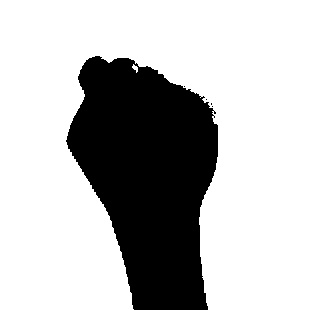
#> input picture 0.jpg, 310 x 310 px, given in place of the camera
$ jupyter execute Untitled.ipynb
#> lines starting #> are read from the running program, lines starting #| are printed output that depends on the picture; after the words box and inside, x2 and y2 are one past the last pixel; in counts of white or black regions, pixels touching at a corner belong together
[cell 1]
import cv2
import numpy as np
import os

# Create the directory structure
if not os.path.exists("data"):
    os.makedirs("data")
    os.makedirs("data/train")
    os.makedirs("data/test")
    os.makedirs("data/train/0")
    os.makedirs("data/train/1")
    os.makedirs("data/train/2")
    os.makedirs("data/train/3")
    os.makedirs("data/train/4")
    os.makedirs("data/train/5")
    os.makedirs("data/test/0")
    os.makedirs("data/test/1")
    os.makedirs("data/test/2")
    os.makedirs("data/test/3")
    os.makedirs("data/test/4")
    os.makedirs("data/test/5")


# Train or test
mode = 'train'
directory = 'data/'+mode+'/'

cap = cv2.VideoCapture(0)

while True:
    _, frame = cap.read()
#> frame is the input picture: shape (310, 310, 3); min 0, max 255, mean 186
    # Simulating mirror image
    frame = cv2.flip(frame, 1)
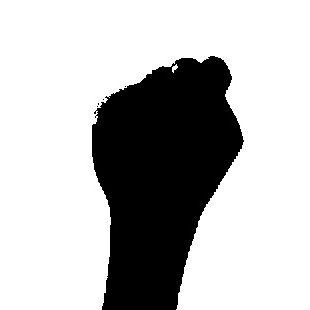
#> frame: shape (310, 310, 3); min 0, max 255, mean 186

    # Getting count of existing images
    count = {'zero': len(os.listdir(directory+"/0")),
             'one': len(os.listdir(directory+"/1")),
             'two': len(os.listdir(directory+"/2")),
             'three': len(os.listdir(directory+"/3")),
             'four': len(os.listdir(directory+"/4")),
             'five': len(os.listdir(directory+"/5"))}

    # Printing the count in each set to the screen
    cv2.putText(frame, "MODE : "+mode, (10, 50), cv2.FONT_HERSHEY_PLAIN, 1, (0,255,255), 1)
    cv2.putText(frame, "IMAGE COUNT", (10, 100), cv2.FONT_HERSHEY_PLAIN, 1, (0,255,255), 1)
    cv2.putText(frame, "ZERO : "+str(count['zero']), (10, 120), cv2.FONT_HERSHEY_PLAIN, 1, (0,255,255), 1)
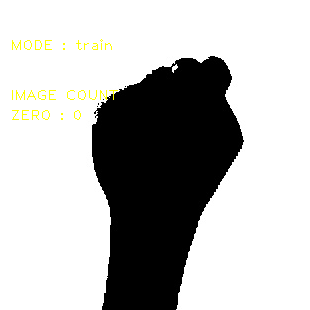
#> frame: shape (310, 310, 3); mean B, G, R 184.5, 186, 186
    cv2.putText(frame, "ONE : "+str(count['one']), (10, 140), cv2.FONT_HERSHEY_PLAIN, 1, (0,255,255), 1)
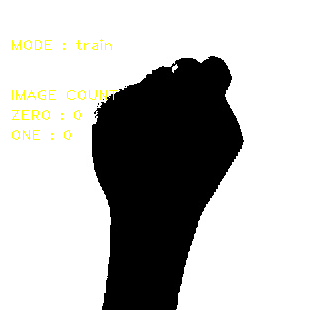
#> frame: shape (310, 310, 3); 0.11% of pixels changed, all inside (x1, y1, x2, y2) = (12, 130, 71, 140)
    cv2.putText(frame, "TWO : "+str(count['two']), (10, 160), cv2.FONT_HERSHEY_PLAIN, 1, (0,255,255), 1)
    cv2.putText(frame, "THREE : "+str(count['three']), (10, 180), cv2.FONT_HERSHEY_PLAIN, 1, (0,255,255), 1)
    cv2.putText(frame, "FOUR : "+str(count['four']), (10, 200), cv2.FONT_HERSHEY_PLAIN, 1, (0,255,255), 1)
    cv2.putText(frame, "FIVE : "+str(count['five']), (10, 220), cv2.FONT_HERSHEY_PLAIN, 1, (0,255,255), 1)
#> frame: shape (310, 310, 3); mean B, G, R 183, 186, 186

    # Coordinates of the ROI
    x1 = int(0.5*frame.shape[1])
#> x1 = 155
    y1 = 10
    x2 = frame.shape[1]-10
#> x2 = 300
    y2 = int(0.5*frame.shape[1])
#> y2 = 155
    # Drawing the ROI
    # The increment/decrement by 1 is to compensate for the bounding box
    cv2.rectangle(frame, (x1-1, y1-1), (x2+1, y2+1), (255,0,0) ,1)
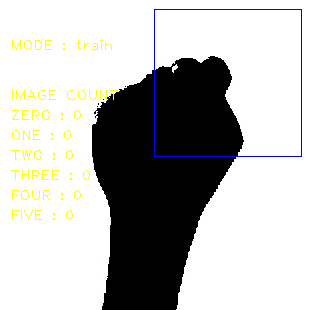
#> frame: shape (310, 310, 3); mean B, G, R 183.4, 184.9, 184.9
    # Extracting the ROI
    roi = frame[y1:y2, x1:x2]
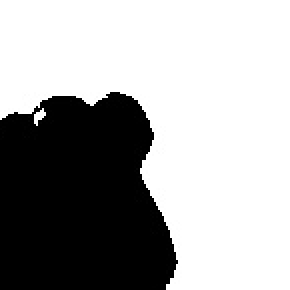
#> roi: shape (145, 145, 3) (shown 2 times larger); min 0, max 255, mean 165.6
    roi = cv2.resize(roi, (64, 64))
#> roi: shape (64, 64, 3)

    cv2.imshow("Frame", frame)

    # [5 lines of commented-out code are left out]
    roi = cv2.cvtColor(roi, cv2.COLOR_BGR2GRAY)
#> roi: shape (64, 64)
    _, roi = cv2.threshold(roi, 120, 255, cv2.THRESH_BINARY)
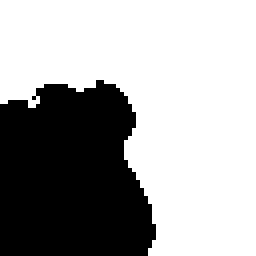
#> roi: shape (64, 64) (shown 4 times larger); 65% white; 1 black region, box (x1, y1, x2, y2) and area: (0, 20, 39, 64) 1434
    cv2.imshow("ROI", roi)

    interrupt = cv2.waitKey(10)
#> (key Esc is pressed here)
    if interrupt & 0xFF == 27: # esc key
        break
    if interrupt & 0xFF == ord('0'):
        cv2.imwrite(directory+'0/'+str(count['zero'])+'.jpg', roi)
    if interrupt & 0xFF == ord('1'):
        cv2.imwrite(directory+'1/'+str(count['one'])+'.jpg', roi)
    if interrupt & 0xFF == ord('2'):
        cv2.imwrite(directory+'2/'+str(count['two'])+'.jpg', roi)
    if interrupt & 0xFF == ord('3'):
        cv2.imwrite(directory+'3/'+str(count['three'])+'.jpg', roi)
    if interrupt & 0xFF == ord('4'):
        cv2.imwrite(directory+'4/'+str(count['four'])+'.jpg', roi)
    if interrupt & 0xFF == ord('5'):
        cv2.imwrite(directory+'5/'+str(count['five'])+'.jpg', roi)

cap.release()
cv2.destroyAllWindows()
"""
d = "old-data/test/0"
newd = "data/test/0"
for walk in os.walk(d):
    for file in walk[2]:
        roi = cv2.imread(d+"/"+file)
        roi = cv2.cvtColor(roi, cv2.COLOR_BGR2GRAY)
        _, mask = cv2.threshold(roi, 120, 255, cv2.THRESH_BINARY)
        cv2.imwrite(newd+"/"+file, mask)
"""

$ run again, on 3.jpg
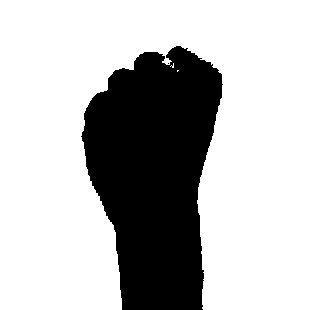
#> input picture 3.jpg, 310 x 310 px, given in place of the camera
#> frame is the input picture: shape (310, 310, 3); min 0, max 255, mean 185.5
#> `cv2.putText(frame, "ONE : "+str(count['one']), (10, 140), cv2.FONT_HER..`:
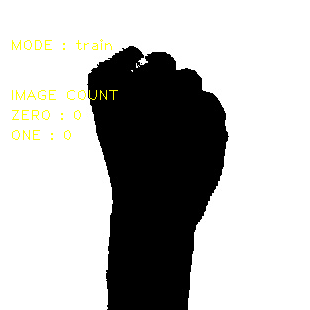
#> frame: shape (310, 310, 3); mean B, G, R 183.9, 185.6, 185.6
#> `_, roi = cv2.threshold(roi, 120, 255, cv2.THRESH_BINARY)`:
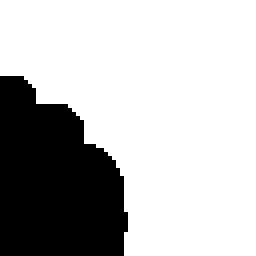
#> roi: shape (64, 64) (shown 4 times larger); 73% white; 1 black region, box (x1, y1, x2, y2) and area: (0, 19, 32, 64) 1105
